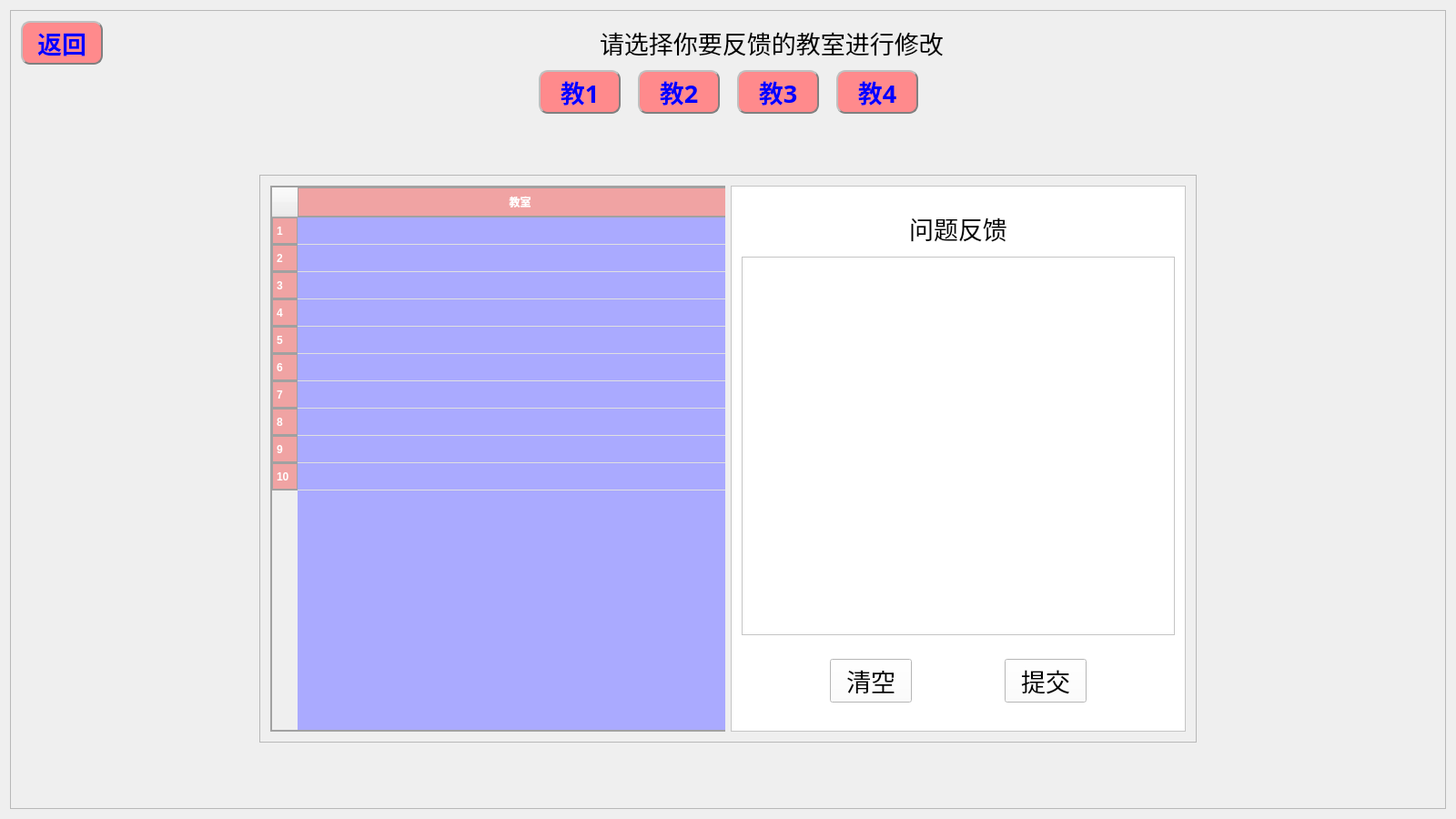
<?xml version="1.0" encoding="UTF-8"?>
<ui version="4.0">
 <class>Widget</class>
 <widget class="QWidget" name="Widget">
  <property name="geometry">
   <rect>
    <x>0</x>
    <y>0</y>
    <width>1600</width>
    <height>900</height>
   </rect>
  </property>
  <property name="minimumSize">
   <size>
    <width>800</width>
    <height>450</height>
   </size>
  </property>
  <property name="windowTitle">
   <string>空教室查询系统主界面</string>
  </property>
  <property name="windowIcon">
   <iconset>
    <normaloff>../image/searchIcon.png</normaloff>../image/searchIcon.png</iconset>
  </property>
  <property name="styleSheet">
   <string notr="true">#frame_background{
border-image:url(:/image/background-3.png);
}

#frame_login{background-color:#ffffff}
</string>
  </property>
  <layout class="QVBoxLayout" name="verticalLayout_3">
   <item>
    <widget class="QFrame" name="frame_background">
     <property name="frameShape">
      <enum>QFrame::StyledPanel</enum>
     </property>
     <property name="frameShadow">
      <enum>QFrame::Raised</enum>
     </property>
     <layout class="QVBoxLayout" name="verticalLayout_6">
      <item>
       <layout class="QHBoxLayout" name="horizontalLayout_2">
        <item>
         <widget class="QPushButton" name="Btn_return">
          <property name="minimumSize">
           <size>
            <width>90</width>
            <height>45</height>
           </size>
          </property>
          <property name="font">
           <font>
            <family>微软雅黑</family>
            <pointsize>20</pointsize>
            <weight>75</weight>
            <bold>true</bold>
           </font>
          </property>
          <property name="styleSheet">
           <string notr="true">QPushButton#Btn_return {
        background-color: rgb(255, 138, 140);
		border: 2px groove gray;
        border-radius: 10px;
 		padding: 2px 4px;
        border-style: outset;
    }

    QPushButton#Btn_return:hover {
        background-color: rgb(229, 241, 251);
        color: black;
    }

    QPushButton#Btn_return:pressed {
        background-color: rgb(204, 228, 247);
        border-style: inset;
    }

QPushButton#Btn_return {
        color: blue;
        font-weight: bold;
        text-stroke: 1px black;
    }
</string>
          </property>
          <property name="text">
           <string>返回</string>
          </property>
         </widget>
        </item>
        <item>
         <spacer name="horizontalSpacer_3">
          <property name="orientation">
           <enum>Qt::Horizontal</enum>
          </property>
          <property name="sizeHint" stdset="0">
           <size>
            <width>13</width>
            <height>20</height>
           </size>
          </property>
         </spacer>
        </item>
        <item>
         <widget class="QLabel" name="label">
          <property name="font">
           <font>
            <family>微软雅黑</family>
            <pointsize>20</pointsize>
           </font>
          </property>
          <property name="text">
           <string>请选择你要反馈的教室进行修改</string>
          </property>
         </widget>
        </item>
        <item>
         <spacer name="horizontalSpacer_4">
          <property name="orientation">
           <enum>Qt::Horizontal</enum>
          </property>
          <property name="sizeHint" stdset="0">
           <size>
            <width>13</width>
            <height>20</height>
           </size>
          </property>
         </spacer>
        </item>
       </layout>
      </item>
      <item>
       <layout class="QHBoxLayout" name="horizontalLayout_4">
        <item>
         <spacer name="horizontalSpacer_7">
          <property name="orientation">
           <enum>Qt::Horizontal</enum>
          </property>
          <property name="sizeHint" stdset="0">
           <size>
            <width>13</width>
            <height>20</height>
           </size>
          </property>
         </spacer>
        </item>
        <item>
         <widget class="QPushButton" name="C1">
          <property name="minimumSize">
           <size>
            <width>90</width>
            <height>45</height>
           </size>
          </property>
          <property name="font">
           <font>
            <family>微软雅黑</family>
            <pointsize>20</pointsize>
            <weight>75</weight>
            <bold>true</bold>
           </font>
          </property>
          <property name="styleSheet">
           <string notr="true">QPushButton#C1 {
        background-color: rgb(255, 138, 140);
		border: 2px groove gray;
        border-radius: 10px;
 		padding: 2px 4px;
        border-style: outset;
    }

    QPushButton#C1:hover {
        background-color: rgb(229, 241, 251);
    }


QPushButton#C1 {
        color: blue;
        font-weight: bold;
        text-stroke: 1px black;
    }

QPushButton#C1:checked {
        background-color: rgb(170, 0, 0);
    }</string>
          </property>
          <property name="text">
           <string>教1</string>
          </property>
          <property name="checkable">
           <bool>true</bool>
          </property>
         </widget>
        </item>
        <item>
         <spacer name="horizontalSpacer_20">
          <property name="orientation">
           <enum>Qt::Horizontal</enum>
          </property>
          <property name="sizeType">
           <enum>QSizePolicy::Fixed</enum>
          </property>
          <property name="sizeHint" stdset="0">
           <size>
            <width>13</width>
            <height>20</height>
           </size>
          </property>
         </spacer>
        </item>
        <item>
         <widget class="QPushButton" name="C2">
          <property name="sizePolicy">
           <sizepolicy hsizetype="Minimum" vsizetype="Fixed">
            <horstretch>0</horstretch>
            <verstretch>0</verstretch>
           </sizepolicy>
          </property>
          <property name="minimumSize">
           <size>
            <width>90</width>
            <height>45</height>
           </size>
          </property>
          <property name="font">
           <font>
            <family>微软雅黑</family>
            <pointsize>20</pointsize>
            <weight>75</weight>
            <bold>true</bold>
           </font>
          </property>
          <property name="styleSheet">
           <string notr="true">QPushButton#C2 {
        background-color: rgb(255, 138, 140);
		border: 2px groove gray;
        border-radius: 10px;
 		padding: 2px 4px;
        border-style: outset;
    }

    QPushButton#C2:hover {
        background-color: rgb(229, 241, 251);
    }


QPushButton#C2 {
        color: blue;
        font-weight: bold;
        text-stroke: 1px black;
    }

QPushButton#C2:checked {
        background-color: rgb(170, 0, 0);
    }</string>
          </property>
          <property name="text">
           <string>教2</string>
          </property>
          <property name="checkable">
           <bool>true</bool>
          </property>
         </widget>
        </item>
        <item>
         <spacer name="horizontalSpacer_29">
          <property name="orientation">
           <enum>Qt::Horizontal</enum>
          </property>
          <property name="sizeType">
           <enum>QSizePolicy::Fixed</enum>
          </property>
          <property name="sizeHint" stdset="0">
           <size>
            <width>13</width>
            <height>20</height>
           </size>
          </property>
         </spacer>
        </item>
        <item>
         <widget class="QPushButton" name="C3">
          <property name="minimumSize">
           <size>
            <width>90</width>
            <height>45</height>
           </size>
          </property>
          <property name="font">
           <font>
            <family>微软雅黑</family>
            <pointsize>20</pointsize>
            <weight>75</weight>
            <bold>true</bold>
           </font>
          </property>
          <property name="styleSheet">
           <string notr="true">QPushButton#C3 {
        background-color: rgb(255, 138, 140);
		border: 2px groove gray;
        border-radius: 10px;
 		padding: 2px 4px;
        border-style: outset;
    }

    QPushButton#C3:hover {
        background-color: rgb(229, 241, 251);
    }


QPushButton#C3 {
        color: blue;
        font-weight: bold;
        text-stroke: 1px black;
    }

QPushButton#C3:checked {
        background-color: rgb(170, 0, 0);
    }</string>
          </property>
          <property name="text">
           <string>教3</string>
          </property>
          <property name="checkable">
           <bool>true</bool>
          </property>
         </widget>
        </item>
        <item>
         <spacer name="horizontalSpacer_30">
          <property name="orientation">
           <enum>Qt::Horizontal</enum>
          </property>
          <property name="sizeType">
           <enum>QSizePolicy::Fixed</enum>
          </property>
          <property name="sizeHint" stdset="0">
           <size>
            <width>13</width>
            <height>20</height>
           </size>
          </property>
         </spacer>
        </item>
        <item>
         <widget class="QPushButton" name="C4">
          <property name="minimumSize">
           <size>
            <width>90</width>
            <height>45</height>
           </size>
          </property>
          <property name="font">
           <font>
            <family>微软雅黑</family>
            <pointsize>20</pointsize>
            <weight>75</weight>
            <bold>true</bold>
           </font>
          </property>
          <property name="styleSheet">
           <string notr="true">QPushButton#C4 {
        background-color: rgb(255, 138, 140);
		border: 2px groove gray;
        border-radius: 10px;
 		padding: 2px 4px;
        border-style: outset;
    }

    QPushButton#C4:hover {
        background-color: rgb(229, 241, 251);
    }


QPushButton#C4 {
        color: blue;
        font-weight: bold;
        text-stroke: 1px black;
    }

QPushButton#C4:checked {
        background-color: rgb(170, 0, 0);
    }</string>
          </property>
          <property name="text">
           <string>教4</string>
          </property>
          <property name="checkable">
           <bool>true</bool>
          </property>
         </widget>
        </item>
        <item>
         <spacer name="horizontalSpacer_8">
          <property name="orientation">
           <enum>Qt::Horizontal</enum>
          </property>
          <property name="sizeHint" stdset="0">
           <size>
            <width>13</width>
            <height>20</height>
           </size>
          </property>
         </spacer>
        </item>
       </layout>
      </item>
      <item>
       <layout class="QVBoxLayout" name="verticalLayout_2">
        <item>
         <spacer name="verticalSpacer_9">
          <property name="orientation">
           <enum>Qt::Vertical</enum>
          </property>
          <property name="sizeHint" stdset="0">
           <size>
            <width>20</width>
            <height>13</height>
           </size>
          </property>
         </spacer>
        </item>
        <item>
         <layout class="QHBoxLayout" name="horizontalLayout_9">
          <item>
           <spacer name="horizontalSpacer_17">
            <property name="orientation">
             <enum>Qt::Horizontal</enum>
            </property>
            <property name="sizeHint" stdset="0">
             <size>
              <width>40</width>
              <height>20</height>
             </size>
            </property>
           </spacer>
          </item>
          <item>
           <widget class="QFrame" name="frame">
            <property name="frameShape">
             <enum>QFrame::StyledPanel</enum>
            </property>
            <property name="frameShadow">
             <enum>QFrame::Raised</enum>
            </property>
            <layout class="QGridLayout" name="gridLayout_2">
             <item row="0" column="0">
              <layout class="QHBoxLayout" name="horizontalLayout_8">
               <property name="spacing">
                <number>0</number>
               </property>
               <item>
                <widget class="QFrame" name="frame_pic">
                 <property name="sizePolicy">
                  <sizepolicy hsizetype="Minimum" vsizetype="Minimum">
                   <horstretch>0</horstretch>
                   <verstretch>0</verstretch>
                  </sizepolicy>
                 </property>
                 <property name="minimumSize">
                  <size>
                   <width>500</width>
                   <height>600</height>
                  </size>
                 </property>
                 <property name="frameShape">
                  <enum>QFrame::StyledPanel</enum>
                 </property>
                 <property name="frameShadow">
                  <enum>QFrame::Raised</enum>
                 </property>
                 <widget class="QTableWidget" name="tableWidget">
                  <property name="geometry">
                   <rect>
                    <x>0</x>
                    <y>0</y>
                    <width>521</width>
                    <height>600</height>
                   </rect>
                  </property>
                  <property name="sizePolicy">
                   <sizepolicy hsizetype="Preferred" vsizetype="Preferred">
                    <horstretch>0</horstretch>
                    <verstretch>0</verstretch>
                   </sizepolicy>
                  </property>
                  <property name="minimumSize">
                   <size>
                    <width>400</width>
                    <height>600</height>
                   </size>
                  </property>
                  <property name="maximumSize">
                   <size>
                    <width>600</width>
                    <height>600</height>
                   </size>
                  </property>
                  <property name="styleSheet">
                   <string notr="true">#tableWidget{ background-color: #aaaaff; }
/* 设置表格的基本样式 */  
QTableView {  
border-image:url(:/res/pic/background-1.png);
    background-color: #f9f9f9; /* 背景色 */  
    border: 2px solid #a1a1a1; /* 边框 */  
    gridline-color: #e0e0e0; /* 网格线颜色 */  
    selection-background-color: #88d8b0; /* 选中项背景色 */  
    selection-color: #ffffff; /* 选中项文字颜色 */  
}  
  
/* 设置表头样式 */  
QHeaderView::section {  
    background-color: #f0a3a3; /* 背景色 */  
    color: #ffffff; /* 文字颜色 */  
    border: 1px solid #a1a1a1; /* 边框 */  
    border-bottom: 2px solid #a1a1a1; /* 底边框加粗 */  
    padding: 4px; /* 内边距 */  
    font-weight: bold; /* 字体加粗 */  
}  
  
/* 设置表格项的样式 */  
QTableView::item {  
    border: none; /* 无边框 */  
    padding: 4px; /* 内边距 */  
	background-color: transparent; 
}  
  
/* 奇数行样式 */  
QTableView::item:nth-child(odd) {  
    background-color: #e9e9e9; /* 奇数行背景色 */  
}  
  
/* 偶数行样式 */  
QTableView::item:nth-child(even) {  
    background-color: #f5f5f5; /* 偶数行背景色 */  
}  
  
/* 鼠标悬停时的样式 */  
QTableView::item:hover {  
    background-color: #c8e6c9; /* 鼠标悬停时的背景色 */  
}  
  
/* 选中项的样式（当与selection-background-color不同时使用）*/  
QTableView::item:selected {  
    background-color: #a5d6a7; /* 选中项背景色 */  
}  
  
/* 自定义滚动条样式 */  
QScrollBar:vertical {  
    border: none; /* 无边框 */  
    background: #f0f0f0; /* 背景色 */  
    width: 15px; /* 宽度 */  
    margin: 0px 0px 0px 0px; /* 边距 */  
}  
  
QScrollBar::handle:vertical {  
    background: #a8a8a8; /* 滑块背景色 */  
    min-height: 20px; /* 最小高度 */  
}  
  
QScrollBar::add-line:vertical {  
    border: none; /* 无边框 */  
    background: none; /* 无背景 */  
    height: 0px; /* 高度 */  
    subcontrol-position: bottom; /* 位置 */  
    subcontrol-origin: margin; /* 起始位置 */  
}  
  
QScrollBar::sub-line:vertical {  
    border: none; /* 无边框 */  
    background: none; /* 无背景 */  
    height: 0px; /* 高度 */  
    subcontrol-position: top; /* 位置 */  
    subcontrol-origin: margin; /* 起始位置 */  
}  
  
QScrollBar::up-arrow:vertical, QScrollBar::down-arrow:vertical {  
    border: none; /* 无边框 */  
    background: none; /* 无背景 */  
    height: 0px; /* 高度 */  
}  
  
QScrollBar::add-page:vertical, QScrollBar::sub-page:vertical {  
    background: none; /* 无背景 */  
}

</string>
                  </property>
                  <property name="editTriggers">
                   <set>QAbstractItemView::NoEditTriggers</set>
                  </property>
                  <property name="rowCount">
                   <number>10</number>
                  </property>
                  <attribute name="horizontalHeaderStretchLastSection">
                   <bool>true</bool>
                  </attribute>
                  <row/>
                  <row/>
                  <row/>
                  <row/>
                  <row/>
                  <row/>
                  <row/>
                  <row/>
                  <row/>
                  <row/>
                  <column>
                   <property name="text">
                    <string>教室</string>
                   </property>
                   <property name="textAlignment">
                    <set>AlignCenter</set>
                   </property>
                  </column>
                 </widget>
                </widget>
               </item>
              </layout>
             </item>
             <item row="0" column="1">
              <widget class="QFrame" name="frame_text">
               <property name="sizePolicy">
                <sizepolicy hsizetype="Minimum" vsizetype="Minimum">
                 <horstretch>0</horstretch>
                 <verstretch>0</verstretch>
                </sizepolicy>
               </property>
               <property name="minimumSize">
                <size>
                 <width>500</width>
                 <height>600</height>
                </size>
               </property>
               <property name="maximumSize">
                <size>
                 <width>500</width>
                 <height>600</height>
                </size>
               </property>
               <property name="styleSheet">
                <string notr="true">background-color: rgb(255, 255, 255);</string>
               </property>
               <property name="frameShape">
                <enum>QFrame::StyledPanel</enum>
               </property>
               <property name="frameShadow">
                <enum>QFrame::Raised</enum>
               </property>
               <layout class="QVBoxLayout" name="verticalLayout_5">
                <item>
                 <layout class="QVBoxLayout" name="verticalLayout_4">
                  <item>
                   <spacer name="verticalSpacer_3">
                    <property name="orientation">
                     <enum>Qt::Vertical</enum>
                    </property>
                    <property name="sizeType">
                     <enum>QSizePolicy::Fixed</enum>
                    </property>
                    <property name="sizeHint" stdset="0">
                     <size>
                      <width>20</width>
                      <height>10</height>
                     </size>
                    </property>
                   </spacer>
                  </item>
                  <item>
                   <layout class="QHBoxLayout" name="horizontalLayout">
                    <item>
                     <spacer name="horizontalSpacer_2">
                      <property name="orientation">
                       <enum>Qt::Horizontal</enum>
                      </property>
                      <property name="sizeHint" stdset="0">
                       <size>
                        <width>40</width>
                        <height>20</height>
                       </size>
                      </property>
                     </spacer>
                    </item>
                    <item>
                     <widget class="QLabel" name="label_2">
                      <property name="sizePolicy">
                       <sizepolicy hsizetype="Minimum" vsizetype="Preferred">
                        <horstretch>0</horstretch>
                        <verstretch>0</verstretch>
                       </sizepolicy>
                      </property>
                      <property name="minimumSize">
                       <size>
                        <width>150</width>
                        <height>50</height>
                       </size>
                      </property>
                      <property name="font">
                       <font>
                        <family>微软雅黑</family>
                        <pointsize>20</pointsize>
                       </font>
                      </property>
                      <property name="text">
                       <string>问题反馈</string>
                      </property>
                      <property name="alignment">
                       <set>Qt::AlignCenter</set>
                      </property>
                     </widget>
                    </item>
                    <item>
                     <spacer name="horizontalSpacer">
                      <property name="orientation">
                       <enum>Qt::Horizontal</enum>
                      </property>
                      <property name="sizeHint" stdset="0">
                       <size>
                        <width>40</width>
                        <height>20</height>
                       </size>
                      </property>
                     </spacer>
                    </item>
                   </layout>
                  </item>
                 </layout>
                </item>
                <item>
                 <widget class="QTextEdit" name="textEdit"/>
                </item>
                <item>
                 <layout class="QVBoxLayout" name="verticalLayout">
                  <item>
                   <spacer name="verticalSpacer">
                    <property name="orientation">
                     <enum>Qt::Vertical</enum>
                    </property>
                    <property name="sizeType">
                     <enum>QSizePolicy::Fixed</enum>
                    </property>
                    <property name="sizeHint" stdset="0">
                     <size>
                      <width>20</width>
                      <height>20</height>
                     </size>
                    </property>
                   </spacer>
                  </item>
                  <item>
                   <layout class="QHBoxLayout" name="horizontalLayout_5">
                    <item>
                     <spacer name="horizontalSpacer_10">
                      <property name="orientation">
                       <enum>Qt::Horizontal</enum>
                      </property>
                      <property name="sizeHint" stdset="0">
                       <size>
                        <width>40</width>
                        <height>20</height>
                       </size>
                      </property>
                     </spacer>
                    </item>
                    <item>
                     <widget class="QPushButton" name="Btn_clean">
                      <property name="minimumSize">
                       <size>
                        <width>90</width>
                        <height>40</height>
                       </size>
                      </property>
                      <property name="font">
                       <font>
                        <family>微软雅黑</family>
                        <pointsize>20</pointsize>
                       </font>
                      </property>
                      <property name="text">
                       <string>清空</string>
                      </property>
                     </widget>
                    </item>
                    <item>
                     <spacer name="horizontalSpacer_9">
                      <property name="orientation">
                       <enum>Qt::Horizontal</enum>
                      </property>
                      <property name="sizeHint" stdset="0">
                       <size>
                        <width>40</width>
                        <height>20</height>
                       </size>
                      </property>
                     </spacer>
                    </item>
                    <item>
                     <widget class="QPushButton" name="Btn_send">
                      <property name="minimumSize">
                       <size>
                        <width>90</width>
                        <height>40</height>
                       </size>
                      </property>
                      <property name="font">
                       <font>
                        <family>微软雅黑</family>
                        <pointsize>20</pointsize>
                       </font>
                      </property>
                      <property name="text">
                       <string>提交</string>
                      </property>
                     </widget>
                    </item>
                    <item>
                     <spacer name="horizontalSpacer_11">
                      <property name="orientation">
                       <enum>Qt::Horizontal</enum>
                      </property>
                      <property name="sizeHint" stdset="0">
                       <size>
                        <width>40</width>
                        <height>20</height>
                       </size>
                      </property>
                     </spacer>
                    </item>
                   </layout>
                  </item>
                  <item>
                   <spacer name="verticalSpacer_2">
                    <property name="orientation">
                     <enum>Qt::Vertical</enum>
                    </property>
                    <property name="sizeType">
                     <enum>QSizePolicy::Fixed</enum>
                    </property>
                    <property name="sizeHint" stdset="0">
                     <size>
                      <width>20</width>
                      <height>20</height>
                     </size>
                    </property>
                   </spacer>
                  </item>
                 </layout>
                </item>
               </layout>
              </widget>
             </item>
            </layout>
           </widget>
          </item>
          <item>
           <spacer name="horizontalSpacer_18">
            <property name="orientation">
             <enum>Qt::Horizontal</enum>
            </property>
            <property name="sizeHint" stdset="0">
             <size>
              <width>40</width>
              <height>20</height>
             </size>
            </property>
           </spacer>
          </item>
         </layout>
        </item>
        <item>
         <spacer name="verticalSpacer_10">
          <property name="orientation">
           <enum>Qt::Vertical</enum>
          </property>
          <property name="sizeHint" stdset="0">
           <size>
            <width>20</width>
            <height>13</height>
           </size>
          </property>
         </spacer>
        </item>
       </layout>
      </item>
     </layout>
    </widget>
   </item>
  </layout>
 </widget>
 <layoutdefault spacing="6" margin="11"/>
 <resources>
  <include location="../qrc.qrc"/>
 </resources>
 <connections/>
</ui>
